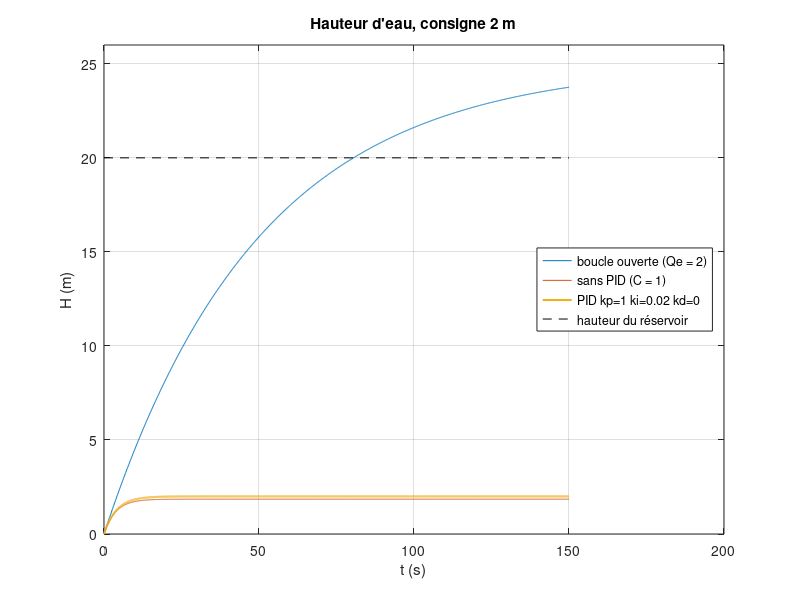

Reproduce this figure in MATLAB. (Note: this script raises an error after producing the figure.)
%% TP4 : Asservissement des systèmes continus
% Automatique linéaire échantillonnée - IIA 3, INSAT
% Youssef El Mhamdi, IIA 3/1 - projet Nyquist
%
% Les modèles Simulink se construisent avec matlab/simulink/build_models.m.
% « Réponse désirée » n'est pas précisée (errata E-AE10) : on fixe le cahier
% des charges D <= 5 %, erreur statique nulle, temps de réponse le plus court
% possible. Les lignes "@param" sont réglables (curseurs du site).
% stepinfo : définitions de MATLAB R2021a et suivants (errata E-AE11).
clear; close all; clc;

%% III.1 Réservoir sans et avec régulateur PID (Simulink)
% « Sans PID » peut se lire de deux façons (errata E-AE9) :
%  - boucle ouverte : on impose le débit Qe = 2, H(inf) = 2 x 12.5 = 25 m,
%    plus que les 20 m du réservoir : il déborde ;
%  - boucle fermée à retour unitaire (C = 1) : H(inf) = 2 x 12.5/13.5 = 1.85 m.
% Réglage proposé, par compensation du pôle : ki/kp = 1/50, d'où
%   C(s)G(s) = 12.5 kp/(50 s)   et   F(s) = 1/(1 + (4/kp) s)
% boucle fermée du premier ordre : pas de dépassement, erreur nulle, tau = 4/kp.
G = tf(12.5, [50 1]);
consigne = 2;                   % @param consigne [m] 0.5..20 hauteur visée
H_max = 20;                     % hauteur du réservoir (m)
H_bo_final = consigne*dcgain(G)                 % 25 m
if H_bo_final > H_max
    t_debordement = -50*log(1 - H_max/H_bo_final)   % instant où H atteint 20 m
else
    t_debordement = Inf         % consigne < 1.6 m : H(inf) < 20 m, pas de débordement
end
F0 = feedback(G, 1)                             % sans PID : C = 1
kp = 1;                         % @param kp 0..10 gain proportionnel
ki = 0.02;                      % @param ki 0..1 gain intégral (ki/kp = 1/50 : compensation du pôle)
kd = 0;                         % @param kd 0..30 gain dérivé
C = pid(kp, ki, kd)
F = feedback(C*G, 1)
% Le bloc PID Controller de Simulink filtre la dérivée : kd*s devient
% kd*N*s/(s + N), N = 100 par défaut (errata E-AE14). Identique si kd = 0.
N_filtre = 100;                 % @param N_filtre 1..1000 coefficient de filtre du bloc PID Controller
F_simulink = feedback(pid(kp, ki, kd, 1/N_filtre)*G, 1);

t = linspace(0, 150, 1501);
H_bo = consigne*step(G, t).';
H_sans = consigne*step(F0, t).';
H_avec = consigne*step(F, t).';
H_avec_simulink = consigne*step(F_simulink, t).';
figure('Name', 'III.1 - Réservoir sans et avec PID');
plot(t, H_bo, t, H_sans, t, H_avec, 'LineWidth', 1.5); hold on;
plot([t(1) t(end)], [H_max H_max], 'k--'); hold off; grid on; ylim([0 26]);
xlabel('t (s)'); ylabel('H (m)');
legend('boucle ouverte (Qe = 2)', 'sans PID (C = 1)', sprintf('PID kp=%g ki=%g kd=%g', kp, ki, kd), ...
       'hauteur du réservoir', 'Location', 'east');
title('Hauteur d''eau, consigne 2 m');

%% III.2 Faire varier kp, ki et kd pour obtenir la réponse désirée
% On fait varier un gain à la fois autour du réglage proposé.
kp_liste = [0.5 1 2 4];         % @param kp_liste (ki = kd = 0)
ki_liste = [0.01 0.02 0.05 0.1];% @param ki_liste (kp = 1, kd = 0)
kd_liste = [0 1 5 20];          % @param kd_liste (kp = 1, ki = 0.02)
t2 = linspace(0, 100, 1001);
rep_kp = zeros(numel(kp_liste), numel(t2));
rep_ki = zeros(numel(ki_liste), numel(t2));
rep_kd = zeros(numel(kd_liste), numel(t2));
info_kp = zeros(numel(kp_liste), 3);   % [dépassement %, temps de réponse 2 %, erreur statique]
info_ki = zeros(numel(ki_liste), 3);
info_kd = zeros(numel(kd_liste), 3);
for i = 1:4
    Fi = feedback(pid(kp_liste(i), 0, 0)*G, 1);
    rep_kp(i, :) = consigne*step(Fi, t2).';
    Si = stepinfo(consigne*Fi);
    info_kp(i, :) = [Si.Overshoot, Si.SettlingTime, consigne - consigne*dcgain(Fi)];
    Fi = feedback(pid(1, ki_liste(i), 0)*G, 1);
    rep_ki(i, :) = consigne*step(Fi, t2).';
    Si = stepinfo(consigne*Fi);
    info_ki(i, :) = [Si.Overshoot, Si.SettlingTime, consigne - consigne*dcgain(Fi)];
    Fi = feedback(pid(1, 0.02, kd_liste(i))*G, 1);
    rep_kd(i, :) = consigne*step(Fi, t2).';
    Si = stepinfo(consigne*Fi);
    info_kd(i, :) = [Si.Overshoot, Si.SettlingTime, consigne - consigne*dcgain(Fi)];
end
figure('Name', 'III.2 - Effet de chaque gain');
subplot(1, 3, 1); plot(t2, rep_kp, 'LineWidth', 1.2); grid on; title('k_p (k_i = k_d = 0)');
legend(arrayfun(@(v) sprintf('kp = %g', v), kp_liste, 'UniformOutput', false), 'Location', 'southeast');
subplot(1, 3, 2); plot(t2, rep_ki, 'LineWidth', 1.2); grid on; title('k_i (k_p = 1)');
legend(arrayfun(@(v) sprintf('ki = %g', v), ki_liste, 'UniformOutput', false), 'Location', 'southeast');
subplot(1, 3, 3); plot(t2, rep_kd, 'LineWidth', 1.2); grid on; title('k_d (k_p = 1, k_i = 0.02)');
legend(arrayfun(@(v) sprintf('kd = %g', v), kd_liste, 'UniformOutput', false), 'Location', 'southeast');
info_kp, info_ki, info_kd

%% III.3 Effet de chaque gain sur la stabilité, la rapidité et la précision
% Lu sur les tableaux info_* (dépassement, temps de réponse, erreur statique) :
%  - kp augmente : plus rapide, erreur statique 2/(1 + 12.5 kp) plus petite
%    mais jamais nulle ; ce procédé du premier ordre reste sans dépassement.
%  - ki : annule l'erreur statique (intégrateur) ; trop grand, il crée un
%    dépassement et des oscillations : la stabilité se dégrade.
%  - kd : sur un premier ordre, la dérivée n'apporte presque rien ; elle
%    provoque un saut de la sortie à t = 0 et amplifie le bruit.
variation_kp = info_kp(end, :) - info_kp(1, :)   % [dD, dTr, de] du plus petit au plus grand gain
variation_ki = info_ki(end, :) - info_ki(1, :)
variation_kd = info_kd(end, :) - info_kd(1, :)

%% III.4 Erreur statique, temps de réponse et dépassement, avant et après PID
S_sans = stepinfo(consigne*F0)
S_avec = stepinfo(consigne*F)
erreur_sans = consigne - consigne*dcgain(F0)   % 2/13.5 = 0.148 m
erreur_avec = consigne - consigne*dcgain(F)    % 0 grâce à l'intégrateur
% stepinfo donne le temps de réponse à 2 % ; à 5 % (usage courant en France) :
S_sans_5 = stepinfo(consigne*F0, 'SettlingTimeThreshold', 0.05);
S_avec_5 = stepinfo(consigne*F, 'SettlingTimeThreshold', 0.05);
tr5_sans = S_sans_5.SettlingTime
tr5_avec = S_avec_5.SettlingTime
cahier_des_charges_respecte = S_avec.Overshoot <= 5 && abs(erreur_avec) < 1e-9

%% IV.5 Moteur à courant continu sans et avec régulateur PID (Simulink)
% Figure 4.3 : boucle interne par ke (f.c.e.m.), boucle externe de vitesse.
%   Omega/V = kc / ((Ls+R)(Js+f) + kc ke)
% Tableau 4.1 : L = 0.011 mH, alors que le Tableau 2.1 (même moteur) donne
% 0.011 H (errata E-AE7). On prend 0.011 H par défaut : L/R = 14 ms, réaliste.
% U = 10 est la consigne de vitesse (10 rad/s), pas une tension (errata E-AE13).
L = 0.011;                      % @param L [H] {0.011, 0.000011} inductance (0.011e-3 pour la valeur imprimée)
R = 0.8; J = 0.2; f = 1e-2;     % ohm, kg.m^2, N.m.s/rad
kem = 1.91; kc = 1.91;          % V.s/rad, N.m/A
U = 10;                         % @param U [rad/s] 1..50 consigne de vitesse
Cr = 0;                         % @param Cr [N.m] 0..20 couple résistant (non donné)
t_cr = 0.5;                     % @param t_cr [s] 0..1/0.0005 instant d'application du couple résistant
Gm = feedback(kc*tf(1, [L R])*tf(1, [J f]), kem)   % Omega/V
Gcr = -feedback(tf(1, [J f]), kc*kem*tf(1, [L R]));  % Omega/Cr (boucle ouverte)
poles_moteur = pole(Gm)
omega_bo_final = U*dcgain(Gm)                      % tension 10 V appliquée directement
Fm0 = feedback(Gm, 1)                              % sans PID : C = 1
kp_m = 2;                       % @param kp_m 0..10 gain proportionnel
ki_m = 60;                      % @param ki_m 0..200 gain intégral
kd_m = 0.02;                    % @param kd_m 0..0.2 gain dérivé
Cm = pid(kp_m, ki_m, kd_m)
Fm = feedback(Cm*Gm, 1)
Fm_cr = Gcr*feedback(tf(1, 1), Cm*Gm);             % effet de Cr en boucle fermée : Gcr/(1 + C Gm)
tm = linspace(0, 1, 2001);
w_bo = U*step(Gm, tm).';
w_sans = U*step(Fm0, tm).';
w_cr = zeros(size(tm)); apres = tm >= t_cr;
w_cr(apres) = Cr * step(Fm_cr, tm(apres) - t_cr);   % couple appliqué à t_cr (multiple de 0.5 ms)
w_avec = U*step(Fm, tm).' + w_cr;
figure('Name', 'IV.5 - Moteur sans et avec PID');
plot(tm, w_bo, tm, w_sans, tm, w_avec, 'LineWidth', 1.5); grid on;
xlabel('t (s)'); ylabel('\Omega (rad/s)');
legend('boucle ouverte (10 V)', 'sans PID (C = 1)', sprintf('PID kp=%g ki=%g kd=%g', kp_m, ki_m, kd_m), ...
       'Location', 'east');
title('Vitesse du moteur, consigne 10 rad/s');

%% IV.6 Faire varier kp, ki et kd pour obtenir la réponse désirée
kpm_liste = [0.5 1 2 4];        % @param kpm_liste (ki = kd = 0)
kim_liste = [10 30 60 100];     % @param kim_liste (kp = 2, kd = 0)
kdm_liste = [0 0.01 0.02 0.05]; % @param kdm_liste (kp = 2, ki = 60)
t3 = linspace(0, 0.5, 1001);
rep_kpm = zeros(4, numel(t3)); rep_kim = zeros(4, numel(t3)); rep_kdm = zeros(4, numel(t3));
info_kpm = zeros(4, 3); info_kim = zeros(4, 3); info_kdm = zeros(4, 3);
for i = 1:4
    Fi = feedback(pid(kpm_liste(i), 0, 0)*Gm, 1);
    rep_kpm(i, :) = U*step(Fi, t3).';
    Si = stepinfo(U*Fi);
    info_kpm(i, :) = [Si.Overshoot, Si.SettlingTime, U - U*dcgain(Fi)];
    Fi = feedback(pid(2, kim_liste(i), 0)*Gm, 1);
    rep_kim(i, :) = U*step(Fi, t3).';
    Si = stepinfo(U*Fi);
    info_kim(i, :) = [Si.Overshoot, Si.SettlingTime, U - U*dcgain(Fi)];
    Fi = feedback(pid(2, 60, kdm_liste(i))*Gm, 1);
    rep_kdm(i, :) = U*step(Fi, t3).';
    Si = stepinfo(U*Fi);
    info_kdm(i, :) = [Si.Overshoot, Si.SettlingTime, U - U*dcgain(Fi)];
end
figure('Name', 'IV.6 - Effet de chaque gain (MCC)');
subplot(1, 3, 1); plot(t3, rep_kpm, 'LineWidth', 1.2); grid on; title('k_p (k_i = k_d = 0)');
subplot(1, 3, 2); plot(t3, rep_kim, 'LineWidth', 1.2); grid on; title('k_i (k_p = 2)');
subplot(1, 3, 3); plot(t3, rep_kdm, 'LineWidth', 1.2); grid on; title('k_d (k_p = 2, k_i = 60)');
info_kpm, info_kim, info_kdm

%% IV.7 Effet de chaque gain sur la stabilité, la rapidité et la précision
% Le moteur est du second ordre (pôles complexes) : ici kp crée un
% dépassement, ki annule l'erreur mais augmente le dépassement, kd amortit.
variation_kpm = info_kpm(end, :) - info_kpm(1, :)
variation_kim = info_kim(end, :) - info_kim(1, :)
variation_kdm = info_kdm(end, :) - info_kdm(1, :)

%% IV.8 Erreur statique, temps de réponse et dépassement, avant et après PID
Sm_sans = stepinfo(U*Fm0)
Sm_avec = stepinfo(U*Fm)
erreur_m_sans = U - U*dcgain(Fm0)
erreur_m_avec = U - U*dcgain(Fm)
Sm_sans_5 = stepinfo(U*Fm0, 'SettlingTimeThreshold', 0.05);
Sm_avec_5 = stepinfo(U*Fm, 'SettlingTimeThreshold', 0.05);
tr5_m_sans = Sm_sans_5.SettlingTime
tr5_m_avec = Sm_avec_5.SettlingTime
cahier_des_charges_m_respecte = Sm_avec.Overshoot <= 5 && abs(erreur_m_avec) < 1e-9
